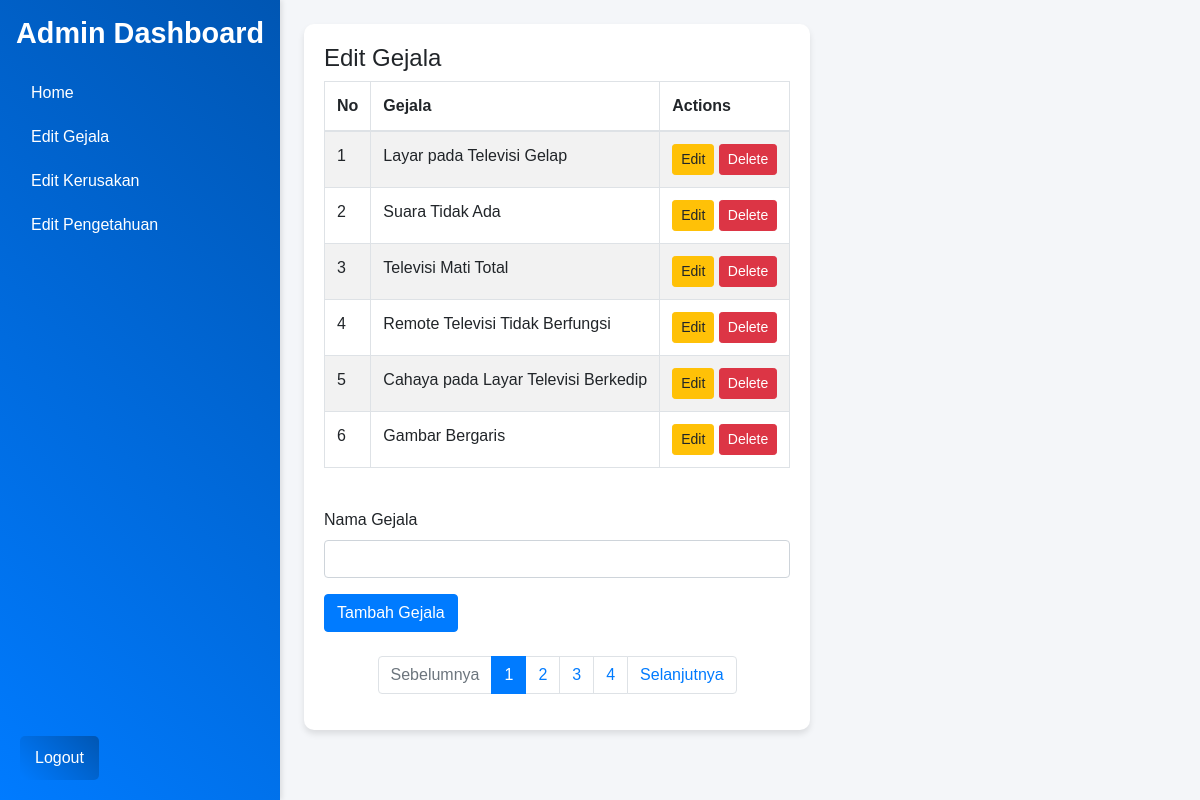
Screenshot of /edit_gejala.php (signed in) with the database file from the repository.
### tables this page shows
CREATE TABLE `gejala_kerusakan` (
  `ID_GEJALA` int(11) NOT NULL,
  `NAMA_GEJALA` text DEFAULT NULL
);

### edit_gejala.php (the view, shortened to what this page needs)
<?php
include 'koneksi.php';
?>
<!DOCTYPE html>
<html lang="en">
<head>
    <link rel="stylesheet" href="css/bootstrap.min.css">
    <link rel="stylesheet" href="css/bootstrap.css">
</head>
<body>
    <div class="d-flex vh-100 flex-column flex-md-row">
        <nav class="sidebar p-3 flex-shrink-0" id="sidebar">
            <h1>Admin Dashboard</h1>
            <ul class="nav flex-column mt-3">
                <li class="nav-item"><a class="nav-link text-white" href="dashboard_admin.php">Home</a></li>
                <li class="nav-item"><a class="nav-link text-white" href="edit_gejala.php">Edit Gejala</a></li>
                <li class="nav-item"><a class="nav-link text-white" href="edit_kerusakan.php">Edit Kerusakan</a></li>
                <li class="nav-item"><a class="nav-link text-white" href="edit_pengetahuan.php">Edit Pengetahuan</a></li>
            </ul>
            <form action="logout.php" method="POST" style="display: inline;">
                <button type="submit" class="logout-btn">Logout</button>
            </form>
        </nav>
        <main class="flex-grow-1 p-4">
            <section class="main-content mb-4">
                <h2 class="h4">Edit Gejala</h2>
                <form method="POST">
                    <div class="table-responsive">
                        <table class="table table-bordered table-striped table-hover ">
                            <thead>
                                <tr>
                                    <th>No</th>
                                    <th>Gejala</th>
                                    <th>Actions</th>
                                </tr>
                            </thead>
                            <tbody>
                                <?php
                                $limit = 6;
                                $page = isset($_GET['page']) ? (int)$_GET['page'] : 1;
                                $offset = ($page - 1) * $limit;
                                $countQuery = "SELECT COUNT(*) as total FROM gejala_kerusakan";
                                $countResult = mysqli_query($conn, $countQuery);
                                $totalData = 0;
                                if ($countResult) {
                                    $row = mysqli_fetch_assoc($countResult);
                                    $totalData = $row['total'];
                                }
                                $totalPages = ceil($totalData / $limit);
                                $query = "SELECT * FROM gejala_kerusakan LIMIT $limit OFFSET $offset";
                                $result = mysqli_query($conn, $query);
                                $no = 1 + $offset;
                                while ($row = mysqli_fetch_assoc($result)) {
                                    echo "<tr>";
                                    echo "<td>" . $no++ . "</td>";
                                    if (isset($_POST['edit']) && $_POST['ID_GEJALA'] == $row['ID_GEJALA']) {
                                        echo "<td>
                                                <input type='hidden' name='ID_GEJALA' value='" . $row['ID_GEJALA'] . "'>
                                                <input type='text' class='form-control' name='NAMA_GEJALA' value='" . $row['NAMA_GEJALA'] . "' required>
                                              </td>";
                                        echo "<td>
                                                <button type='submit' name='update' class='btn btn-success btn-sm'>Save</button>
                                                <a href='edit_gejala.php' class='btn btn-secondary btn-sm'>Cancel</a>
                                              </td>";
                                    } else {
                                        echo "<td>" . $row['NAMA_GEJALA'] . "</td>";
                                        echo "<td>
                                                <form method='POST' style='display:inline;'>
                                                    <input type='hidden' name='ID_GEJALA' value='" . $row['ID_GEJALA'] . "'>
                                                    <button type='submit' name='edit' class='btn btn-warning btn-sm'>Edit</button>
                                                </form>
                                                <form method='POST' style='display:inline;' onsubmit='return confirm(\"Are you sure you want to delete this data?\");'>
                                                    <input type='hidden' name='ID_GEJALA' value='" . $row['ID_GEJALA'] . "'>
                                                    <button type='submit' name='delete' class='btn btn-danger btn-sm'>Delete</button>
                                                </form>
                                              </td>";
                                    }
                                    echo "</tr>";
                                }
                                ?>
                            </tbody>
                        </table>
                    </div>
                </form>
                <form action="" method="POST" class="mt-4">
                    <div class="mb-3">
                        <label for="nama_gejala" class="form-label">Nama Gejala</label>
                        <input type="text" class="form-control" id="NAMA_GEJALA" name="NAMA_GEJALA" required>
                    </div>
                    <button type="submit" class="btn btn-primary">Tambah Gejala</button>
                </form><br>
                <?php if ($totalPages > 1): ?>
                <nav>
                  <ul class="pagination justify-content-center">
                    <li class="page-item <?php if ($page <= 1) echo 'disabled'; ?>">
                      <a class="page-link" href="?page=<?php echo $page-1; ?>">Sebelumnya</a>
                    </li>
                    <?php for ($i = 1; $i <= $totalPages; $i++): ?>
                      <li class="page-item <?php if ($i == $page) echo 'active'; ?>">
                        <a class="page-link" href="?page=<?php echo $i; ?>"><?php echo $i; ?></a>
                      </li>
                    <?php endfor; ?>
                    <li class="page-item <?php if ($page >= $totalPages) echo 'disabled'; ?>">
                      <a class="page-link" href="?page=<?php echo $page+1; ?>">Selanjutnya</a>
                    </li>
                  </ul>
                </nav>
                <?php endif; ?>
            </section>
        </main>
    </div>
</body>
</html>

### edit_gejala.php (style rules this page uses)
body, html { height: 100%; margin: 0; font-family: 'Arial', sans-serif; background: #f4f6f9; }
.vh-100 { height: 100vh !important; }
.sidebar { min-height: 100vh; background: linear-gradient(45deg, #007bff, #0056b3); color: white; position: relative; box-shadow: 2px 0 5px rgba(0, 0, 0, 0.1); }
.sidebar h1 { font-size: 1.8rem; font-weight: bold; text-align: center; margin-bottom: 20px; }
.sidebar .nav-link { font-size: 1rem; padding: 10px 15px; border-radius: 5px; transition: background 0.3s, color 0.3s; }
.sidebar .logout-btn { font-size: 1rem; margin-top: auto; padding: 10px 15px; background: linear-gradient(45deg, #007bff, #0056b3); border: none; border-radius: 5px; transition: background 0.3s, transform 0.2s; position: absolute; bottom: 20px; left: 20px; color: white; }
.main-content { background-color: #ffffff; border-radius: 10px; padding: 20px; box-shadow: 0 4px 6px rgba(0, 0, 0, 0.1); margin-bottom: 20px; }

### rows the page displays
gejala_kerusakan: NAMA_GEJALA "Layar pada Televisi Gelap"
gejala_kerusakan: NAMA_GEJALA "Suara Tidak Ada"
gejala_kerusakan: NAMA_GEJALA "Televisi Mati Total"
gejala_kerusakan: NAMA_GEJALA "Remote Televisi Tidak Berfungsi"
gejala_kerusakan: NAMA_GEJALA "Cahaya pada Layar Televisi Berkedip"
gejala_kerusakan: NAMA_GEJALA "Gambar Bergaris"
